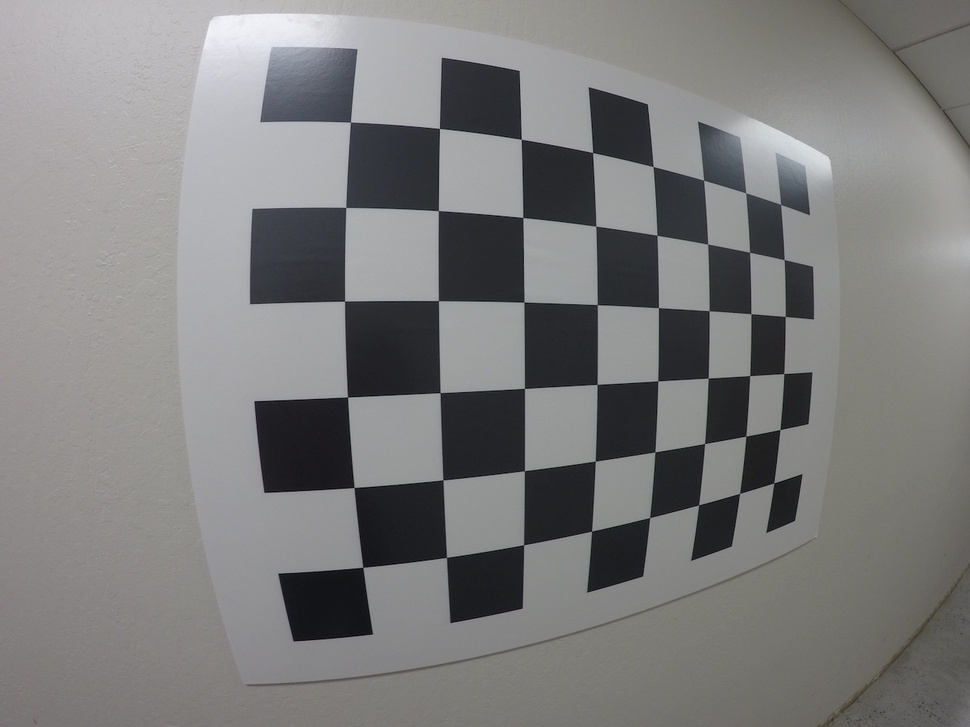
#> input picture Perception/test_images/GOPR0032.jpg, 970 x 727 px, shrunk from 1280 x 960 before the run; its folder holds only this picture in this run
$ python calibrate.py
#> lines starting #> are read from the running program, lines starting #| are printed output that depends on the picture
import numpy as np
import cv2
import glob
import matplotlib.pyplot as plt
import matplotlib.image as mpimg

nx = 8
ny = 6

#prepare objects points like(0,0,0), (1,0,0), (2,0,0)....,(6,5,0)
objp = np.zeros((ny*nx,3),np.float32)
objp[:,:2] = np.mgrid[0:nx, 0:ny].T.reshape(-1,2)

#Arrays to store object points and image points from all the images
objpoints = []
imgpoints = []

#Make a list of calibration images
images = glob.glob('test_images/GO*.jpg')

#Step through the list and search for chessboard corners
for idx, fname in enumerate(images):
    img = mpimg.imread(fname)
#> img is the input picture: shape (727, 970, 3); mean R, G, B 125.1, 124.9, 124.7
    gray = cv2.cvtColor(img, cv2.COLOR_RGB2GRAY)

    #Find the chessborad corners
    ret, corners = cv2.findChessboardCorners(gray,(nx,ny),None)
#> ret = True; corners = 48 rows, first 8: [350.4, 122], [439.4, 128.4], [521.3, 139.2], [592.7, 152.7], [653.1, 166.5], [703.6, 180.2], [745.7, 192.7], [780.6, 204.5]

    #If found, add object points, image points
    if ret==True:
        objpoints.append(objp)
        imgpoints.append(corners)

img = cv2.imread('chess.jpg')
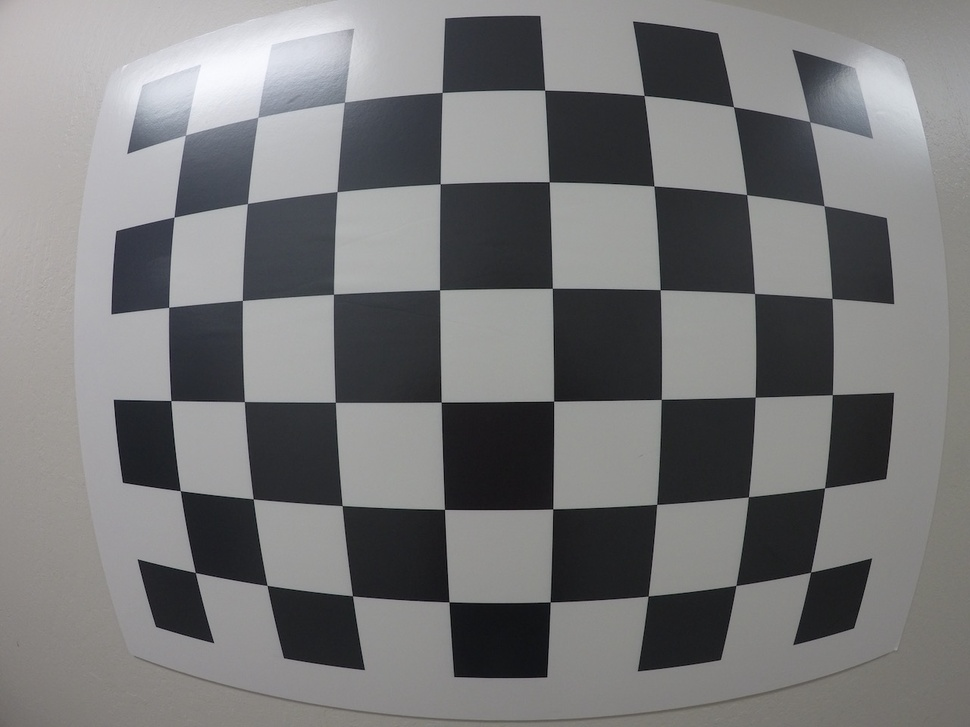
#> input picture Perception/chess.jpg, 970 x 727 px, shrunk from 1280 x 960 before the run
#> img is the input picture: shape (727, 970, 3); mean B, G, R 120, 119.2, 119.1
img_size = (img.shape[1], img.shape[0])
#> img_size = (970, 727)

#Do camera calibration given object points and image points
ret, mtx, dist, rvecs, tvecs = cv2.calibrateCamera(objpoints,imgpoints,img_size,None,None)
#> ret = 0.256; mtx = [[382.6, 0, 484.1], [0, 383.8, 375.4], [0, 0, 1]]; dist = [[-0.222, 0.0884, -0.000206, 0.0058, -0.0261]]; rvecs = ([0.0812, -0.295, -0.0252],); tvecs = ([-1.48, -2.76, 3.64],)

#perform undistortion
undist =cv2.undistort(img,mtx,dist,None,mtx)
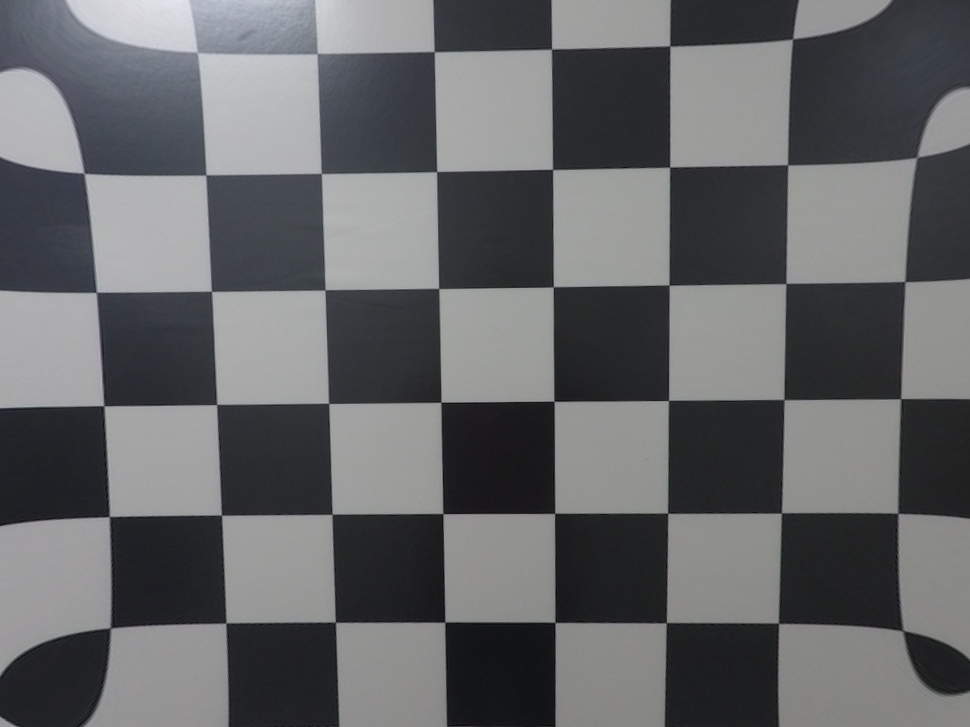
#> undist: shape (727, 970, 3); mean B, G, R 103.8, 101.8, 100.7

# Visualize undistortion
f, (ax1, ax2) = plt.subplots(1, 2, figsize=(24, 9))
f.tight_layout()
ax1.imshow(img)
ax1.set_title('Original Image', fontsize=50)
ax2.imshow(undist)
ax2.set_title('Undistorted Image', fontsize=50)
plt.subplots_adjust(left=0., right=1, top=0.9, bottom=0.)
plt.show()
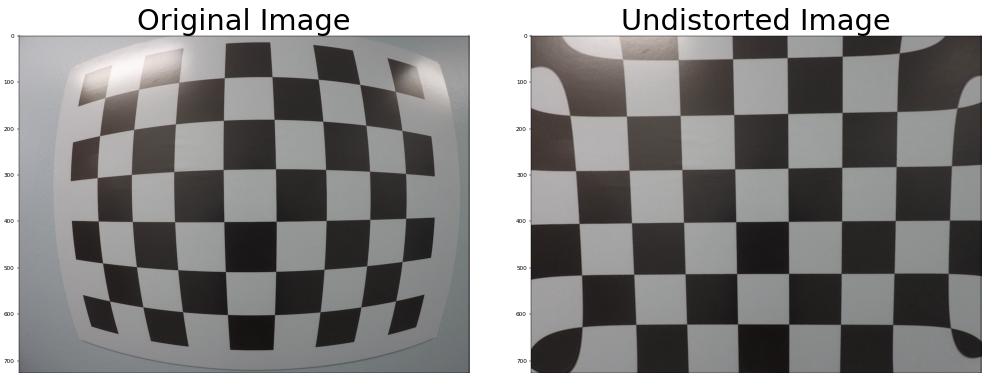
#> figure drawn by matplotlib, 2 panels; B, G, R data is drawn as R, G, B
